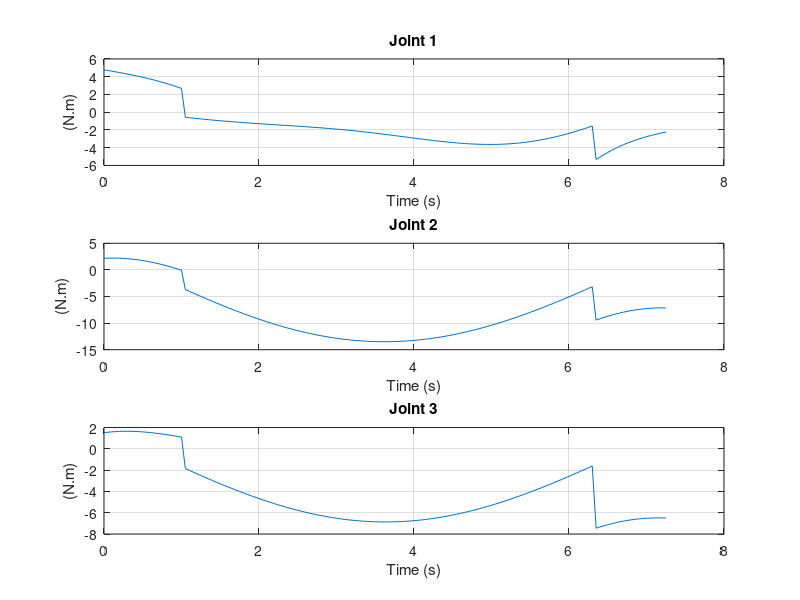
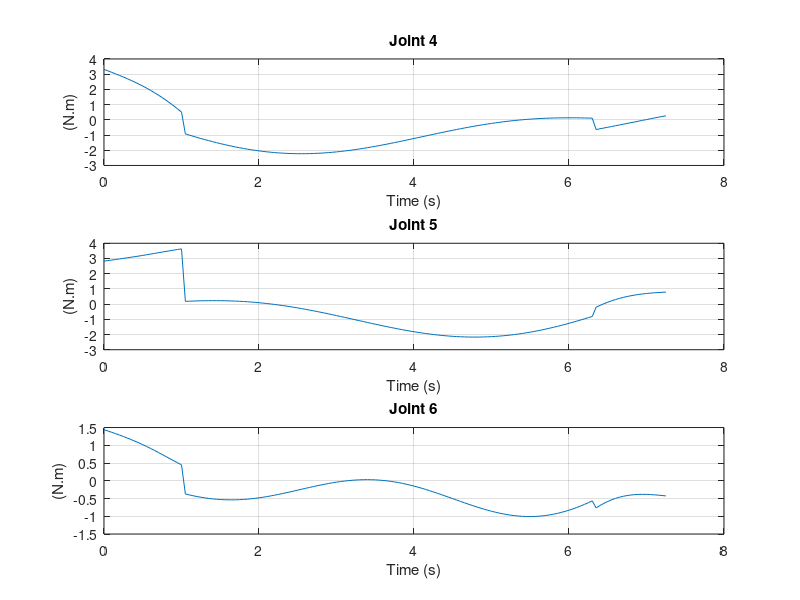

Here is the MATLAB script that generated these plots, in order:

load('tau.mat')
t=0:0.05:length(tau)*0.05-0.05;

figure('Name', 'Torques of first 3 joints');
axis(1) = subplot(3,1,1);
plot(t,tau(1,:));
xlabel('Time (s)');
ylabel('(N.m)');
title('Joint 1');
grid on
axis(2) = subplot(3,1,2);
plot(t,tau(2,:));
xlabel('Time (s)');
ylabel('(N.m)');
title('Joint 2');
grid on
axis(3) = subplot(3,1,3);
plot(t,tau(3,:));
xlabel('Time (s)');
ylabel('(N.m)');
title('Joint 3');
grid on

figure('Name', 'Torques of last 3 joints');
axis(1) = subplot(3,1,1);
plot(t,tau(4,:));
xlabel('Time (s)');
ylabel('(N.m)');
title('Joint 4');
grid on
axis(2) = subplot(3,1,2);
plot(t,tau(5,:));
xlabel('Time (s)');
ylabel('(N.m)');
title('Joint 5');
grid on
axis(3) = subplot(3,1,3);
plot(t,tau(6,:));
xlabel('Time (s)');
ylabel('(N.m)');
title('Joint 6');
grid on